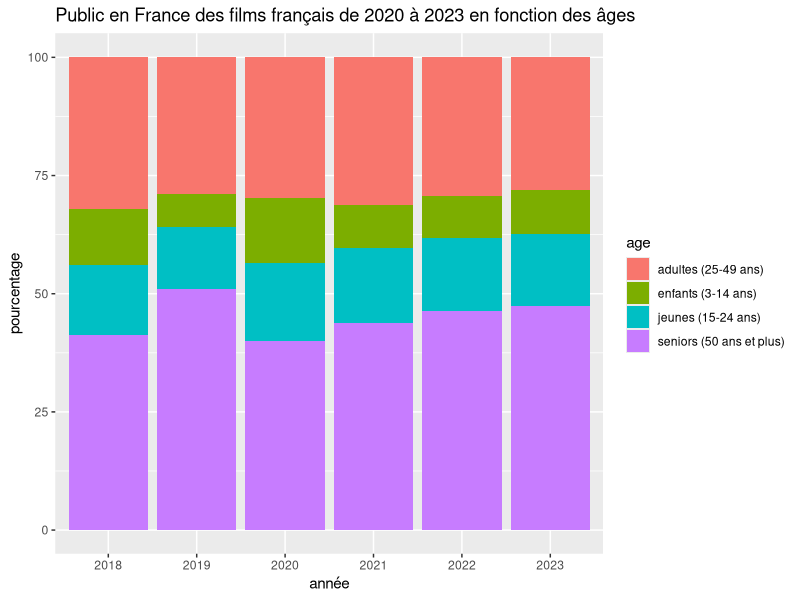

Generate this figure with R:
library(ggplot2)

# Charger les données à partir d'un fichier CSV
data <- read.csv("data/csv/age_public_barchart.csv") 

# Assurez-vous que 'année' est un facteur pour qu'elle apparaisse correctement
data$année <- as.factor(data$année)

# Graphique empilé avec un titre et toutes les années en abscisse
ggplot(data, aes(fill=age, y=pourcentage, x=année)) + 
  geom_bar(position="stack", stat="identity") +
  ggtitle("Public en France des films français de 2020 à 2023 en fonction des âges") +  # Ajout du titre
  scale_x_discrete(breaks = unique(data$année))  # Forcer l'affichage de toutes les années
